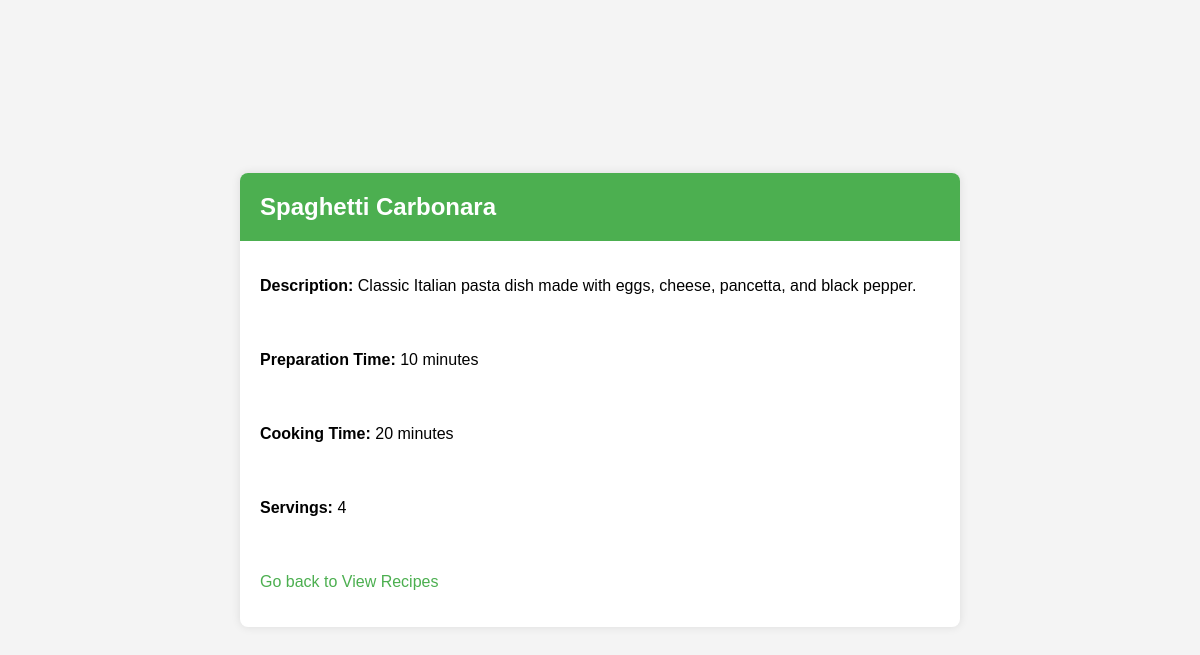
Page /recipe_details.php?id=1 on the committed database.
### tables this page shows
CREATE TABLE `recipes` (
  `recipe_id` int(11) NOT NULL,
  `title` varchar(255) NOT NULL,
  `description` text DEFAULT NULL,
  `preparation_time` int(11) DEFAULT NULL,
  `cooking_time` int(11) DEFAULT NULL,
  `servings` int(11) DEFAULT NULL,
  `created_at` timestamp NOT NULL DEFAULT current_timestamp(),
  `is_featured` tinyint(1) DEFAULT 0
);

### recipe_details.php (the view, shortened to what this page needs)
<!DOCTYPE html>
<html lang="en">
<head>
</head>
<body>
<div class="container">
    <?php
    include 'db_conn.php';
    if (isset($_GET['id'])) {
        $recipeId = $_GET['id'];
        $sql = "SELECT * FROM recipes WHERE recipe_id = $recipeId";
        $result = $conn->query($sql);
        if ($result->num_rows > 0) {
            $row = $result->fetch_assoc();
            echo "<h2>{$row['title']}</h2>";
            echo "<p><strong>Description:</strong> {$row['description']}</p>";
            echo "<p><strong>Preparation Time:</strong> {$row['preparation_time']} minutes</p>";
            echo "<p><strong>Cooking Time:</strong> {$row['cooking_time']} minutes</p>";
            echo "<p><strong>Servings:</strong> {$row['servings']}</p>";
        } else {
            echo "Recipe not found.";
        }
    } else {
        echo "Invalid recipe ID.";
    }
    ?>
    <p><a href="view_recipes.php">Go back to View Recipes</a></p>
</div>
</body>
</html>

### recipe_details.php (style rules this page uses)
body { font-family: 'Arial', sans-serif; background-color: #f4f4f4; margin: 0; padding: 0; display: flex; justify-content: center; align-items: center; height: 100vh; }
.container { width: 60%; max-width: 800px; margin: 20px; background-color: #fff; border-radius: 8px; box-shadow: 0 0 10px rgba(0, 0, 0, 0.1); overflow: hidden; }
h2 { background-color: #4caf50; color: white; padding: 20px; margin: 0; }
p { padding: 20px; }
a { text-decoration: none; color: #4caf50; }

### rows in the picture
recipes: title "Spaghetti Carbonara", description "Classic Italian pasta dish made with eggs, cheese, pancetta, and black pepper.", preparation_time "10", cooking_time "20", servings "4"
